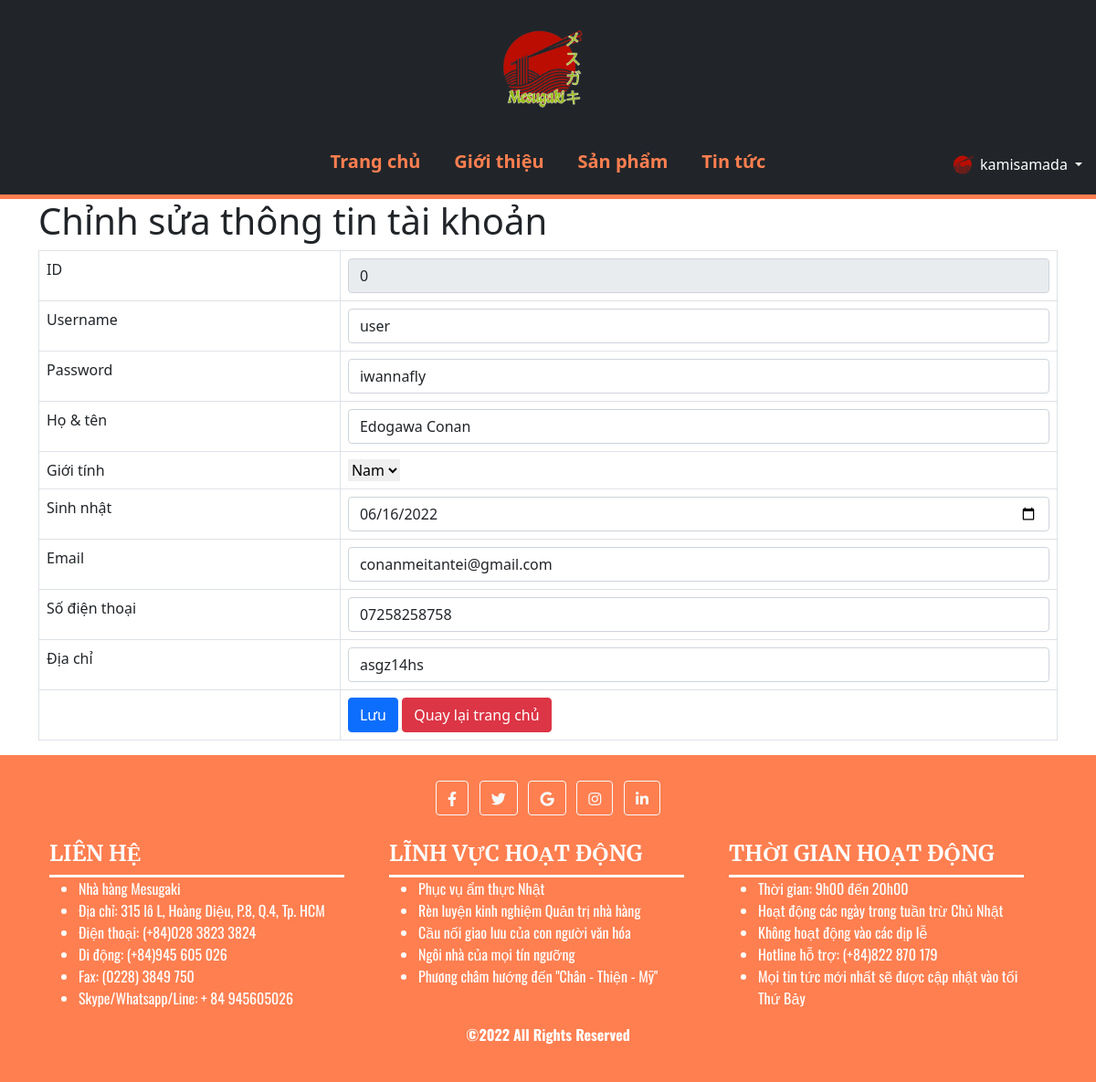
Screenshot of /editProfile.php (signed in) with the database file from the repository.
### tables this page shows
CREATE TABLE `user` (
  `id` int(10) UNSIGNED NOT NULL,
  `username` varchar(100) NOT NULL,
  `password` varchar(255) NOT NULL,
  `full_name` varchar(100) NOT NULL,
  `sex` varchar(6) NOT NULL COMMENT 'Nam, Nữ, Khác',
  `birthday` date NOT NULL,
  `email` varchar(50) NOT NULL,
  `phone` varchar(15) NOT NULL,
  `address` varchar(255) NOT NULL,
  `admin` tinyint(1) NOT NULL DEFAULT 0 COMMENT '0: user, 1: admin'
);

### editProfile.php (the view, shortened to what this page needs)
<?php
  require_once ('config/config.php');
  $user_id = "";
  $query = "SELECT * FROM user WHERE id = '" . $user_id . "'";
  $res = mysqli_query($conn, $query);
  $mem = mysqli_fetch_all($res, MYSQLI_ASSOC);
  $mem1 = $mem[0];
?>
<!DOCTYPE html>
<html lang="en">
<head>
  <link href="https://cdnjs.cloudflare.com/ajax/libs/font-awesome/5.9.0/css/all.min.css" rel="stylesheet">
  <link href="https://cdn.jsdelivr.net/npm/bootstrap@5.1.3/dist/css/bootstrap.min.css" rel="stylesheet">
</head>
<body>
  <div>
    <?php $IPATH = $_SERVER["DOCUMENT_ROOT"]."/btl-web/";
    include($IPATH."navbar.php");?>
  </div>
  <div class="container">
    <div class="page-header">
      <h1>Chỉnh sửa thông tin tài khoản</h1>
    </div>
    <form method="post" onsubmit="return validation()">
      <table class='table table-hover table-responsive table-bordered'>
        <tr>
          <td>ID</td>
          <td><input type='text' name='id' class='form-control' value="<?php echo $mem1['id']?>" disabled></td>
        </tr>
        <tr>
          <td>Username</td>
          <td><input type='text' name='username' class='form-control' value="<?php echo $mem1['username']?>" required><div class="error" style="color: red;"></div></td>
        </tr>
        <tr>
          <td>Password</td>
          <td><input type='text' name='password' class='form-control' value="<?php echo $mem1['password']?>" required><div class="error" style="color: red;"></div></td>
        </tr>
        <tr>
          <td>Họ & tên</td>
          <td><input type='text' name='full_name' class='form-control' value="<?php echo $mem1['full_name']?>" required><div class="error" style="color: red;"></div></td>
        </tr>
        <tr>
          <td>Giới tính</td>
          <td>
            <select class="select" name="sex" required>
              <?php
                if ($mem1['sex'] == 'Nam')
                  echo "<option value='Nam' selected>Nam</option>
                        <option value='Nữ'>Nữ</option>
                        <option value='Khác'>Khác</option>";
                elseif ($mem1['sex'] == 'Nữ')
                  echo "<option value='Nam'>Nam</option>
                        <option value='Nữ' selected>Nữ</option>
                        <option value='Khác'>Khác</option>";
                elseif ($mem1['sex'] == 'Khác')
                  echo "<option value='Nam'>Nam</option>
                        <option value='Nữ'>Nữ</option>
                        <option value='Khác' selected>Khác</option>";
              ?>
            </select>
          </td>
        </tr>
        <tr>
          <td>Sinh nhật</td>
          <td><input type='date' name='birthday' class='form-control' value="<?php echo $mem1['birthday']?>" required></td>
        </tr>
        <tr>
          <td>Email</td>
          <td><input type='email' name='email' class='form-control' value="<?php echo $mem1['email']?>" required><div class="error" style="color: red;"></div></td>
        </tr>
        <tr>
          <td>Số điện thoại</td>
          <td><input type='text' name='phone' class='form-control' value="<?php echo $mem1['phone']?>" required><div class="error" style="color: red;"></div></td>
        </tr>
        <tr>
          <td>Địa chỉ</td>
          <td><input type='text' name='address' class='form-control' value="<?php echo $mem1['address']?>" required><div class="error" style="color: red;"></div></td>
        </tr>
        <tr>
          <td></td>
          <td>
          <input type='submit' name='submit' value='Lưu' class='btn btn-primary'/>
          <a href='index.php' class='btn btn-danger'>Quay lại trang chủ</a>
          </td>
        </tr>
      </table>
    </form>
  </div>
  <div>
    <?php $IPATH = $_SERVER["DOCUMENT_ROOT"]."/btl-web/";
    include($IPATH."footer.php");
    mysqli_close($conn);?>
  </div>
</body>
</html>

### styles/header.css (style rules this page uses)
* { margin: 0; padding: 0; box-sizing: border-box; outline: none; border: none; text-decoration: none; transition: 0.2s linear; }
:root { --color: #ff7f50; --border: 5px solid #ff7f50; --gray: #57606f; --bg: rgba(255, 255, 255, 0.3); }

### editProfile.php (style rules this page uses)
.container { margin: 0 auto; }

### rows the page displays
user: id "0", username "user", password "iwannafly", full_name "Edogawa Conan", sex "Nam", birthday "06/16/2022", email "conanmeitantei@gmail.com", phone "07258258758", address "asgz14hs"

### other values shown
$_SESSION['username'] "kamisamada"
